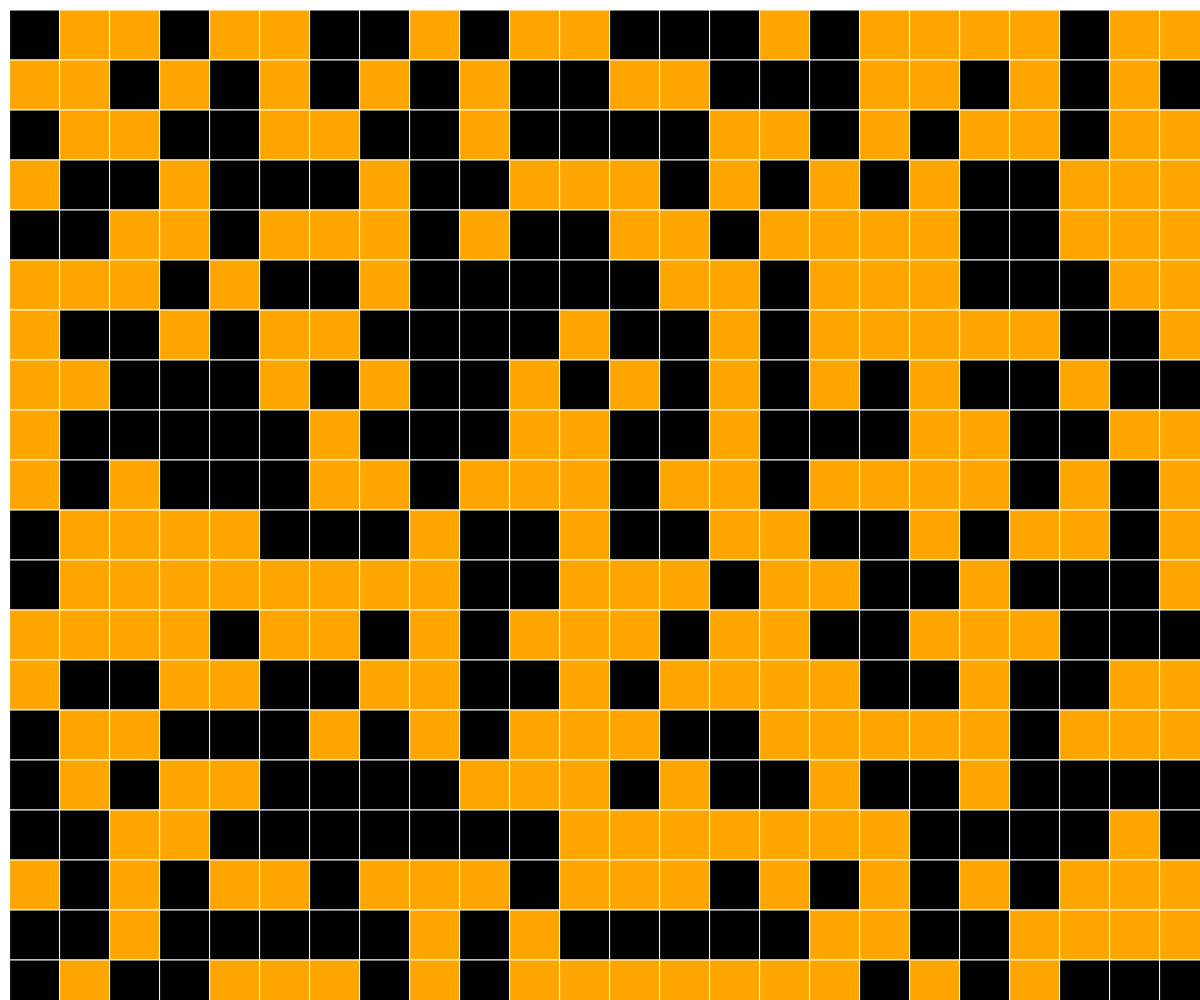
Frame 1 (no input)
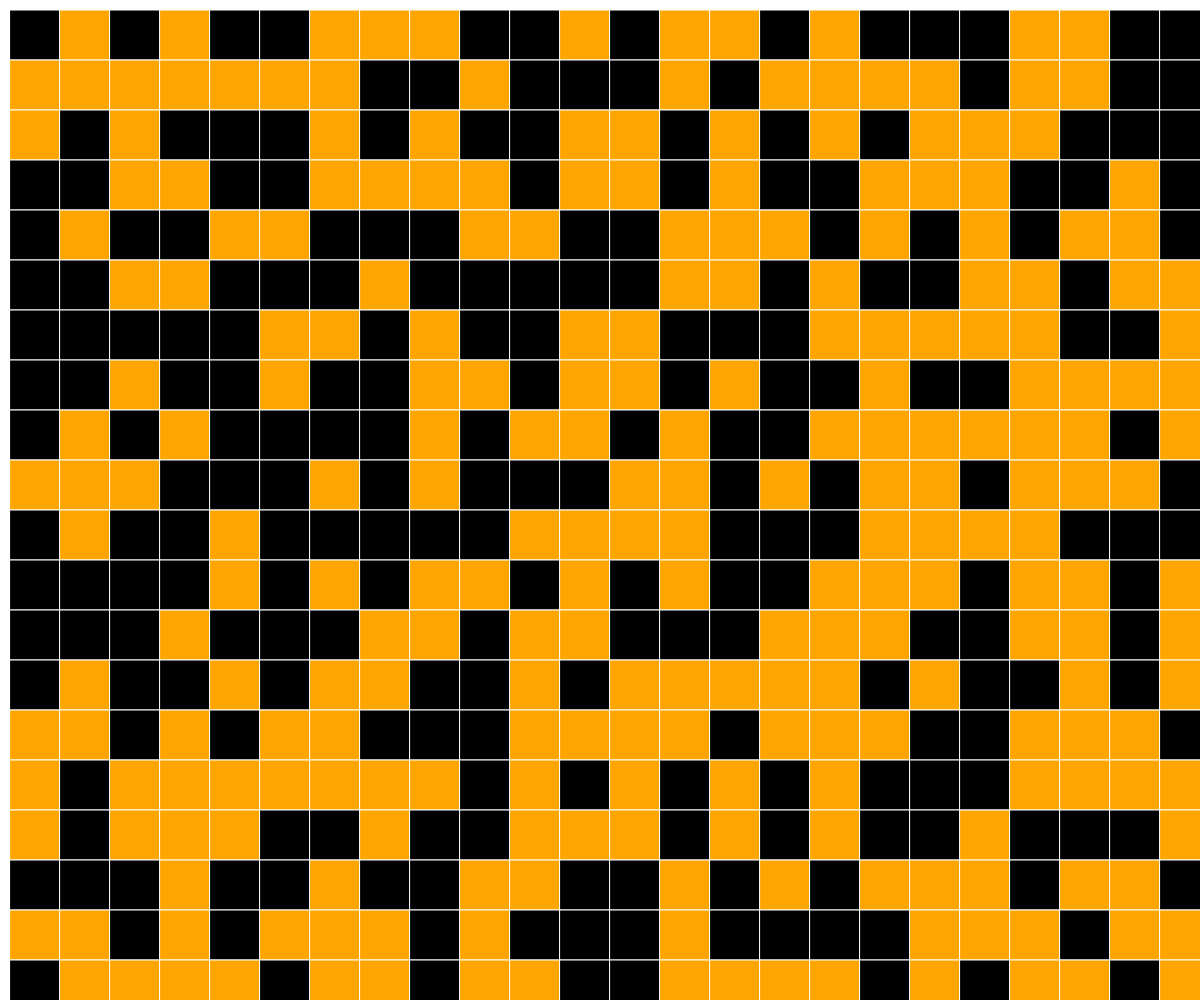
Frame 2 (the mouse pressed at the canvas centre, redrawn once)

The p5.js sketch that drew these frames (run headless with seeded random() and noise() and a simulated clock; the mouse was pressed at the canvas centre and the sketch redrawn once):

// p5.js sketch
// ── sketch.js
let squareSize = 50;
let array = [];
// load before everything
function setup() {
  createCanvas(windowWidth, windowHeight);
  background(255);
  noLoop();
}

// On window resize, update the canvas size and rerender the sketch
function windowResized() {
  resizeCanvas(windowWidth, windowHeight);
  drawSquares();
}

function draw() {
  background(255);
  drawSquares();
}

function drawSquares() {
  for (let x = 0; x <= windowWidth - squareSize; x += squareSize) {
    for (let y = 0; y <= windowHeight - squareSize; y += squareSize) {
      let object = { x: 10 + x, y: 10 + y, w: squareSize, h: squareSize, r: random(0, 1) };
      array.push(object);
    }
  }
  array.forEach(({ x, y, w, h, r }) => {
    console.log({ x, y, w, h, r });
    if (r >= 0.5) {
      fill("black");
      stroke("white");
      rect(x, y, w, h);
    } else {
      fill("orange");
      stroke("white");
      rect(x, y, w, h);
    }
  });
}
